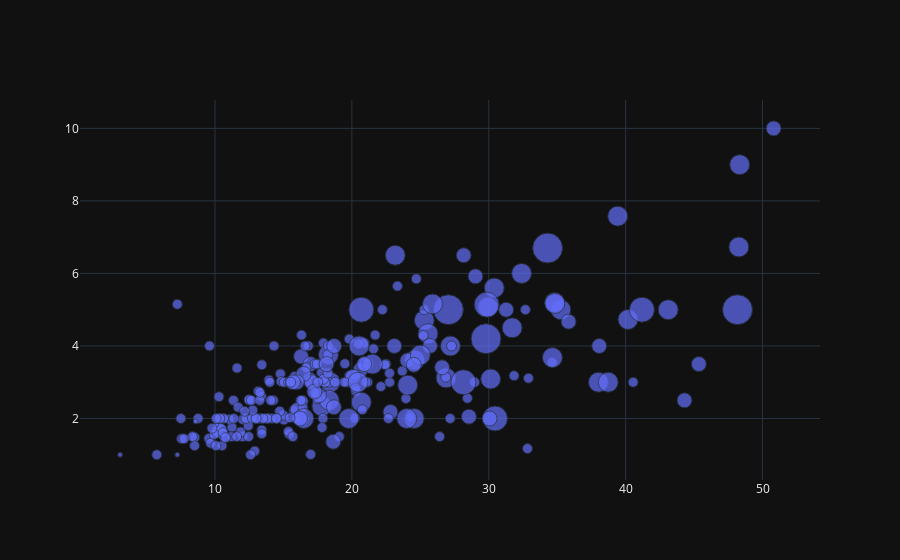

Source (notebook cell):
### Code cell
fig = go.Figure()
fig.add_trace(go.Scatter(x=tips.total_bill,y=tips.tip,mode='markers',marker_size = 5*tips['size']))
fig.show()

### Figure 1 — Plotly figure (JSON) as saved in the notebook; plotly's stock layout.template omitted (floating-point values rounded to 4 significant figures; data arrays with more than 128 entries replaced by an {"elided": "..."} marker saying what was removed)
{"data": [{"marker": {"size": {"elided": "244 int values"}}, "mode": "markers", "type": "scatter", "x": {"elided": "244 float values"}, "y": {"elided": "244 float values"}}], "layout": {}}
